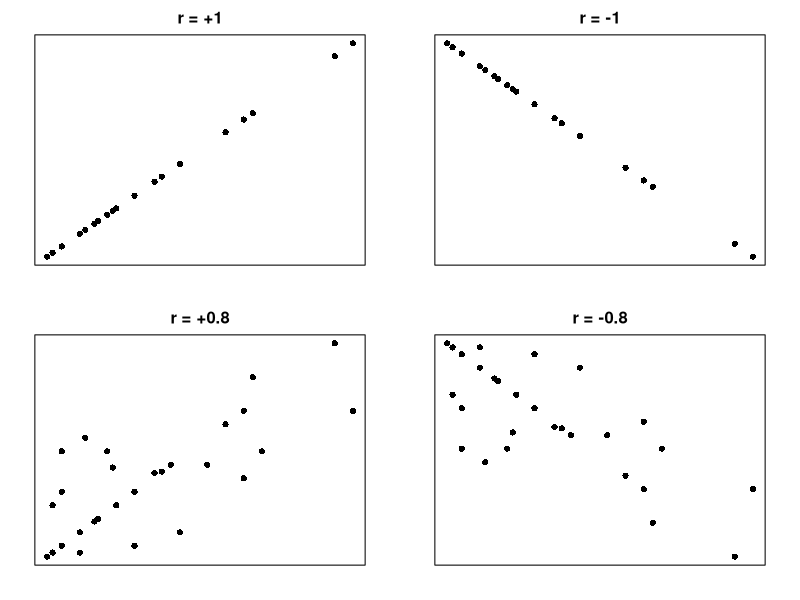

Recreate this plot in R.
## ---- chunk 1
knitr::opts_chunk$set(
  collapse = TRUE,
  comment = "#>"
)
## ---- chunk 2
par(mfrow=c(2,2), mar=c(2.1,2.1,2.1,2.1))
X<- c(0.2,0.2,0.5,0.5, 0.5, 0.5, 0.5, 1, 1, 1, 1, 1, 1, 2, 2, 2.3, 2.8,2.8,3, 3, 3.5, 3, 3, 3.8,4,4,4,4,5,5,5,5,5,6.1,6.5,6.5,7.5,10,11,11,11.5,16,17)
Y <- c(0.2,0.2,0.5,0.5, 0.5, 0.5, 0.5, 1, 1, 1, 1, 1, 1, 2, 2, 2.3, 2.8,2.8,3, 3, 3.5, 3, 3, 3.8,4,4,4,4,5,5,5,5,5,6.1,6.5,6.5,7.5,10,11,11,11.5,16,17 )
plot(X,Y, pch=16, main="r = +1", axes=FALSE)
box()
X <- c(0.2,0.2,0.5,0.5, 0.5, 0.5, 0.5, 1, 1, 1, 1, 1, 1, 2, 2, 2.3, 2.8,2.8,3, 3, 3.5, 3, 3, 3.8,4,4,4,4,5,5,5,5,5,6.1,6.5,6.5,7.5,10,11,11,11.5,16,17)
Y <- -c(0.2,0.2,0.5,0.5, 0.5, 0.5, 0.5, 1, 1, 1, 1, 1, 1, 2, 2, 2.3, 2.8,2.8,3, 3, 3.5, 3, 3, 3.8,4,4,4,4,5,5,5,5,5,6.1,6.5,6.5,7.5,10,11,11,11.5,16,17 )
plot(X,Y, pch=16, main="r = -1", axes=FALSE)
box()
X <- c(0.2,0.2,0.5,0.5, 0.5, 0.5, 2, 1, 1, 1, 1, 1, 5, 1, 2, 2, 2.3, 7,2.8,2.8,3, 3, 3.5, 3, 3, 3.8,4,4,4,4,5,5,5,5,5,6.1,6.5,6.5,7.5,10,11,11,11.5,16,17,9,11,12)
Y <- c(0.2,0.2,0.5,0.5, 4, 0.5, 0.5, 1, 1, 1, 5, 1, 1,8, 2, 2, 9,7, 2.8,2.8,3, 3, 8, 3, 3, 6.8,4,4,4,4,5,5,5,5,5,6.4,6.5,6.5,2,10,11,11,13.5,16,11,7,6,8 )
plot(X,Y, pch=16, main="r = +0.8", axes=FALSE)
box()
X <- c(0.2,0.2,0.5,0.5, 0.5, 0.5, 2, 1, 1, 1, 1, 1, 5, 1, 2, 2, 2.3, 7,2.8,2.8,3, 3, 3.5, 3, 3, 3.8,4,4,4,4,5,5,5,5,5,6.1,6.5,6.5,7.5,10,11,11,11.5,16,17,9,11,12)
Y <- -c(0.2,0.2,0.5,0.5, 4, 0.5, 0.5, 1, 1, 1, 5, 1, 1,8, 2, 2, 9,7, 2.8,2.8,3, 3, 8, 3, 3, 6.8,4,4,4,4,5,5,5,5,5,6.4,6.5,6.5,2,10,11,11,13.5,16,11,7,6,8 )
plot(X,Y, pch=16, main="r = -0.8", axes=FALSE)
box()
